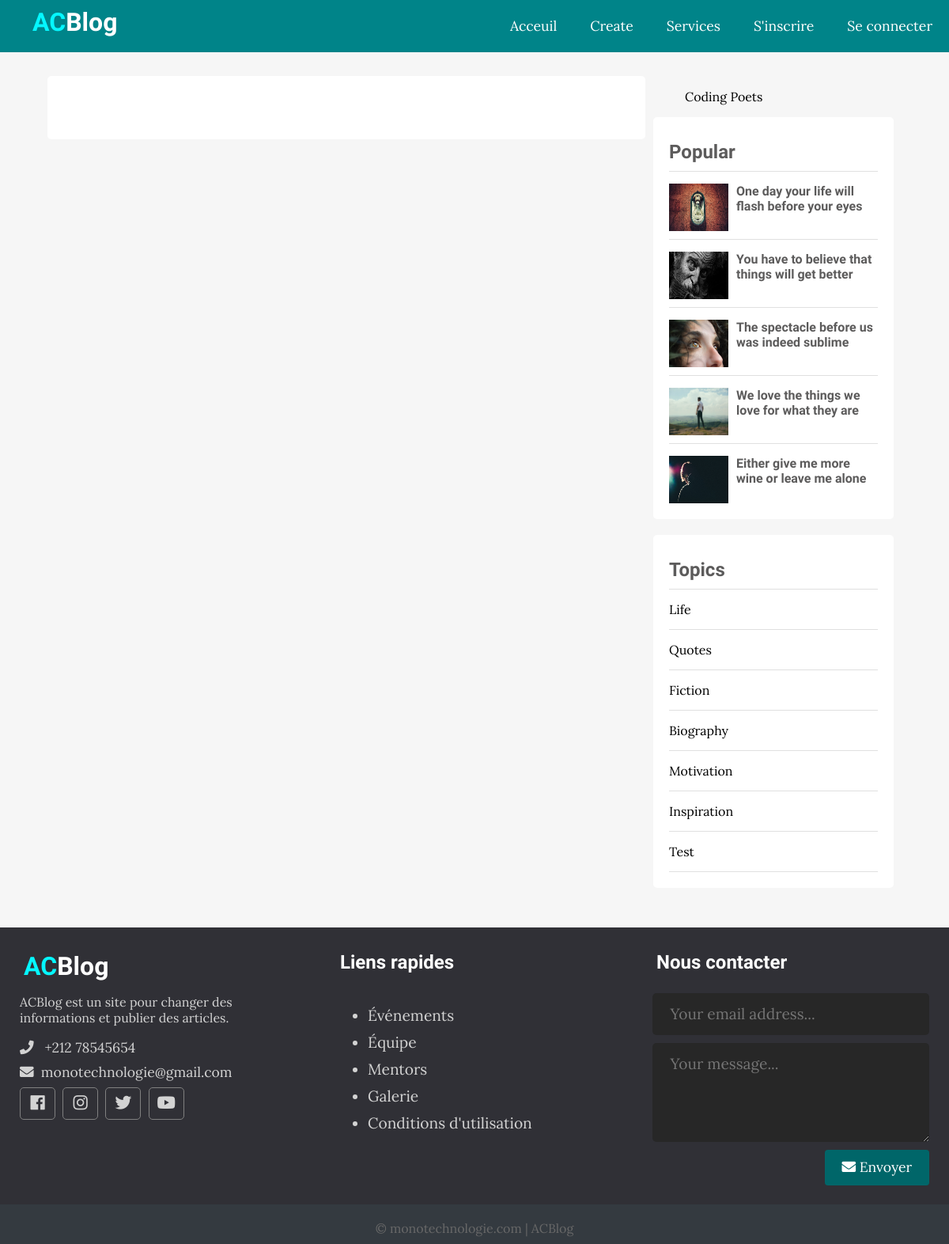
The page /single.php on the database its author committed.
### tables this page shows
CREATE TABLE `posts` (
  `id` int(11) NOT NULL,
  `user_id` int(11) NOT NULL,
  `topic_id` int(11) DEFAULT NULL,
  `title` varchar(255) NOT NULL,
  `image` varchar(255) NOT NULL,
  `body` text NOT NULL,
  `published` tinyint(4) NOT NULL,
  `created_at` datetime NOT NULL DEFAULT CURRENT_TIMESTAMP
);

CREATE TABLE `topics` (
  `id` int(11) NOT NULL,
  `name` varchar(100) NOT NULL,
  `description` text NOT NULL
);

### app/database/db.php (called while the page is built, shortened)
<?php
require('connect.php');
function executeQuery($sql, $data)
{
    global $conn;
    $stmt = $conn->prepare($sql);
    $values = array_values($data);
    $types = str_repeat('s', count($values));
    $stmt->bind_param($types, ...$values);
    $stmt->execute();
    return $stmt;
}
function selectAll($table, $conditions = [])
{
    global $conn;
    $sql = "SELECT * FROM $table";
    if (empty($conditions)) {
        $stmt = $conn->prepare($sql);
        $stmt->execute();
        $records = $stmt->get_result()->fetch_all(MYSQLI_ASSOC);
        return $records;
    } else {
        $i = 0;
        foreach ($conditions as $key => $value) {
            if ($i === 0) {
                $sql = $sql . " WHERE $key=?";
            } else {
                $sql = $sql . " AND $key=?";
            }
            $i++;
        }
        $stmt = executeQuery($sql, $conditions);
        $records = $stmt->get_result()->fetch_all(MYSQLI_ASSOC);
        return $records;
    }
}

### app/controllers/posts.php (called while the page is built, shortened)
<?php
include(ROOT_PATH . "/app/database/db.php");
$table = 'posts';
$topics = selectAll('topics');
$posts = selectAll($table);

### single.php (the view, shortened to what this page needs)
<?php include(ROOT_PATH . '/app/controllers/posts.php');
$topics = selectAll('topics');
$posts = selectAll('posts', ['published' => 1]);
?>
<!DOCTYPE html>
<html lang="en">
<head>
  <link rel="stylesheet" href="https://use.fontawesome.com/releases/v5.7.2/css/all.css"
>
  <link rel="stylesheet" href="assets/css/style.css">
</head>
<body>
  <?php include(ROOT_PATH . "/app/includes/header.php"); ?>
  <div class="page-wrapper">
    <div class="content clearfix">
      <div class="main-content-wrapper">
        <div class="main-content single">
        </div>
      </div>
      <div class="sidebar single">
        <div class="fb-page" data-href="https://web.facebook.com/codingpoets/" data-small-header="false"
          data-adapt-container-width="true" data-hide-cover="false" data-show-facepile="true">
          <blockquote cite="https://web.facebook.com/codingpoets/" class="fb-xfbml-parse-ignore"><a
              href="https://web.facebook.com/codingpoets/">Coding Poets</a></blockquote>
        </div>
        <div class="section popular">
          <h2 class="section-title">Popular</h2>
          <?php foreach ($posts as $p): ?>
            <div class="post clearfix">
              <img src="<?php echo BASE_URL . '/assets/images/' . $p['image']; ?>" alt="">
              <a href="" class="title">
                <h4><?php echo $p['title'] ?></h4>
              </a>
            </div>
          <?php endforeach; ?>
        </div>
        <div class="section topics">
          <h2 class="section-title">Topics</h2>
          <ul>
            <?php foreach ($topics as $topic): ?>
              <li><a href="<?php echo BASE_URL . '/index.php?t_id=' . $topic['id'] . '&name=' . $topic['name'] ?>"><?php echo $topic['name']; ?></a></li>
            <?php endforeach; ?>
          </ul>
        </div>
      </div>
    </div>
  </div>
  <?php include(ROOT_PATH . "/app/includes/footer.php"); ?>
</body>
</html>

### assets/css/style.css (style rules this page uses)
* { box-sizing: border-box; }
html, body { height: 100%; padding: 0px; margin: 0px; background: #f6f6f6; font-family: "Lora", serif; }
h1, h2, h3, h4, h5, h6 { font-family: "Candal", serif; color: #5c5b5b; margin: 5px; }
a { text-decoration: none; color: inherit; }
.clearfix::after { content: ""; display: block; clear: both; }
.page-wrapper { min-height: 100%; }
.content { width: 90%; margin: 30px auto 30px; }
.content .main-content { width: 70%; float: left; }
.content .main-content.single { background: white; padding: 20px 50px; font-size: 1.1em; border-radius: 5px; }
.content .popular .post { border-top: 1px solid #e0e0e0; margin-top: 10px; padding-top: 10px; }
.content .popular .post img { height: 60px; width: 75px; float: left; margin-right: 10px; }
.content .sidebar { width: 30%; float: left; }
.content .sidebar.single { padding: 0px 10px; }
.content .sidebar .section { background: white; padding: 20px; border-radius: 5px; margin-bottom: 20px; }
.content .sidebar .section .section-title { margin: 10px 0px 10px 0px; }
.content .sidebar .section.topics ul { margin: 0px; padding: 0px; list-style: none; border-top: 1px solid #e0e0e0; }
.content .sidebar .section.topics ul li a { display: block; padding: 15px 0px 15px 0px; border-bottom: 1px solid #e0e0e0; transition: all 0.3s; }

### rows shown on the page
posts: image (picture), title "One day your life will flash before your eyes"
posts: image (picture), title "You have to believe that things will get better"
posts: image (picture), title "The spectacle before us was indeed sublime"
posts: image (picture), title "We love the things we love for what they are"
posts: image (picture), title "Either give me more wine or leave me alone"
topics: name "Life"
topics: name "Quotes"
topics: name "Fiction"
topics: name "Biography"
topics: name "Motivation"
topics: name "Inspiration"
topics: name "Test"
